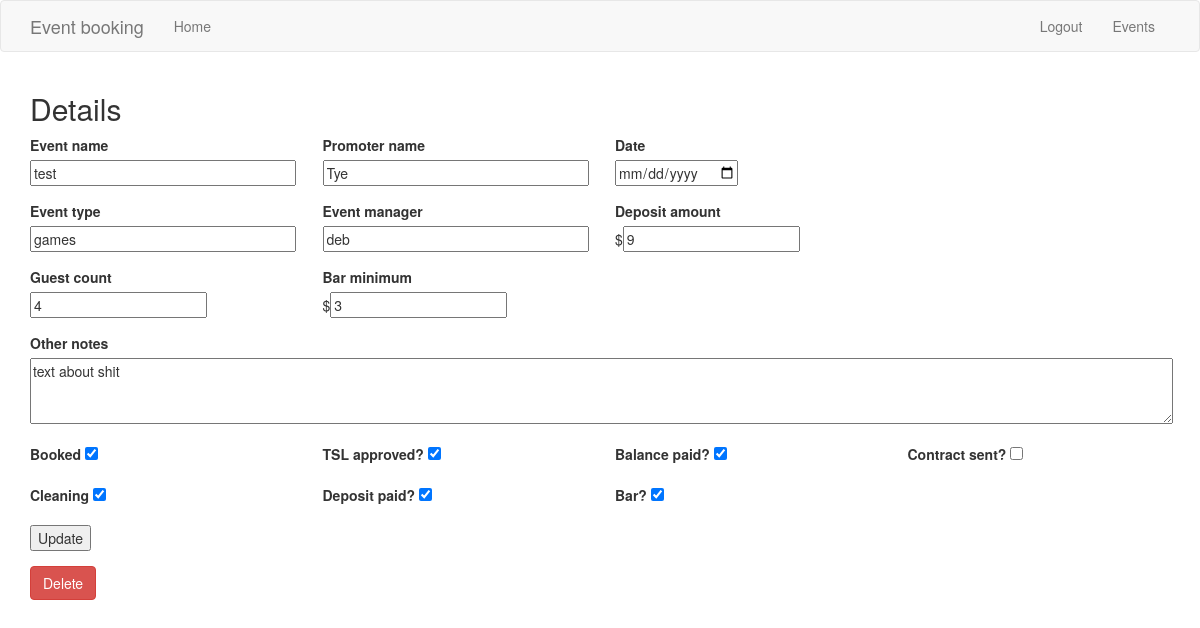
The page /event_details?id=7 (signed in) on the database its author committed.
### app/models.py (models this page shows, shortened)
class Event(db.Model):
        id = db.Column(db.Integer, primary_key=True)
        event_name = db.Column(db.String(120), index=True)
        promoter_name = db.Column(db.String(64), index=True)
        event_date = db.Column(db.DateTime, index=True, default=datetime.utcnow)
        event_type = db.Column(db.String(64), index=True)
        event_manager = db.Column(db.String(64), index=True)
        deposit_amount = db.Column(db.Integer)
        guest_count = db.Column(db.Integer)
        bar_min = db.Column(db.Integer)
        other_notes = db.Column(db.String(64), index=True)
        booked = db.Column(db.Boolean, default=False)
        tsl_approved = db.Column(db.Boolean, default=False)
        balance_paid = db.Column(db.Boolean, default=False)
        contract_sent = db.Column(db.Boolean, default=False)
        cleaning = db.Column(db.Boolean, default=False)
        deposit_paid = db.Column(db.Boolean, default=False)
        bar = db.Column(db.Boolean, default=False)
        update = LinkCol('Update', 'update_event', url_kwargs=dict(id='id'))
        user_id = db.Column(db.Integer, db.ForeignKey('user.id'))

### app/routes.py (the view)
@app.route('/event_details', methods=['GET', 'POST'])
@login_required
def event_details():
    args = request.args
    print(args)
    id = args['id']
    print(id)
    form = EventDetailsForm()
    print("errors: ")
    print(form.errors)
    if form.validate_on_submit():
        print('second')
        event_data = Event.query.get(id)
        event_data.event_name = form.event_name.data
        event_data.promoter_name = form.promoter_name.data
        event_data.event_date = form.event_date.data
        event_data.event_type = form.event_type.data
        event_data.event_manager = form.event_manager.data
        event_data.deposit_amount = form.deposit_amount.data
        event_data.guest_count = form.guest_count.data
        event_data.bar_min = form.bar_min.data
        event_data.other_notes = form.other_notes.data
        event_data.booked = form.booked.data
        event_data.tsl_approved = form.tsl_approved.data
        event_data.balance_paid = form.balance_paid.data
        event_data.contract_sent = form.contract_sent.data
        event_data.cleaning = form.cleaning.data
        event_data.deposit_paid = form.deposit_paid.data
        event_data.bar = form.bar.data
        db.session.commit()
        flash('Your changes have been saved.')
        return redirect(url_for('events'))
    elif request.method == 'GET':
        print('first')
        event_data = Event.query.get(id)
        form.event_name.data = event_data.event_name
        form.promoter_name.data = event_data.promoter_name
        form.event_date.data = event_data.event_date
        form.event_type.data = event_data.event_type
        form.event_manager.data = event_data.event_manager
        form.deposit_amount.data = event_data.deposit_amount
        form.guest_count.data = event_data.guest_count
        form.bar_min.data = event_data.bar_min
        form.other_notes.data = event_data.other_notes
        form.booked.data = event_data.booked
        form.tsl_approved.data = event_data.tsl_approved
        form.balance_paid.data = event_data.balance_paid
        form.contract_sent.data = event_data.contract_sent
        form.cleaning.data = event_data.cleaning
        form.deposit_paid.data = event_data.deposit_paid
        form.bar.data = event_data.bar
        form.id.data = event_data.id
    return render_template('event_details.html', title='Event Details',
                           form=form)

### app/forms.py
class EventDetailsForm(FlaskForm):
    event_name = StringField('Event name', validators=[DataRequired()])
    promoter_name = StringField('Promoter name', validators=[DataRequired()])
    event_date = DateField('Date', format='%m/%d/%Y', validators=[DataRequired()])
    event_type = StringField('Event type', validators=[DataRequired()])
    event_manager = StringField('Event manager', validators=[DataRequired()])
    deposit_amount = IntegerField('Deposit amount', validators=[DataRequired()])
    guest_count = IntegerField('Guest count', validators=[DataRequired()])
    bar_min = IntegerField('Bar minimum', validators=[DataRequired()])
    other_notes = TextAreaField('Other notes', validators=[Length(min=0, max=140)])
    booked = BooleanField('Booked')
    tsl_approved = BooleanField('TSL approved?')
    balance_paid = BooleanField('Balance paid?')
    contract_sent = BooleanField('Contract sent?')
    cleaning = BooleanField('Cleaning')
    deposit_paid = BooleanField('Deposit paid?')
    bar = BooleanField('Bar?')
    submit = SubmitField('Update')
    id = IntegerField('ID')

### app/models.py (called while the page is built)
@login.user_loader
def load_user(id):
    return User.query.get(int(id))

### app/templates/event_details.html (shortened to what this page needs)
{% extends "base.html" %}
{% block app_content %}
<h2>Details</h2>
<form action="" method="post" novalidate>
  <div class="row">
    <div class="form-group col-md-3">
     {{ form.event_name.label }}<br>
     {{ form.event_name(size=32) }}
     </div>
    <div class="form-group col-md-3">
     {{ form.promoter_name.label }}<br>
     {{ form.promoter_name(size=32) }}
     </div>
  <div class="form-group col-md-3">
        {{ form.event_date.label }}<br>
        {{ form.event_date(size=32, id='picker') }}
     </div>
      </div>
  <div class="row">
    <div class="form-group col-md-3">
    {{ form.event_type.label }}<br>
    {{ form.event_type(size=32) }}
   </div>
    <div class="form-group col-md-3">
      {{ form.event_manager.label }}<br>
      {{ form.event_manager(size=32) }}
   </div>
    <div class="form-group col-md-3">
      {{ form.deposit_amount.label }}<br>
      ${{ form.deposit_amount(size=32) }}
   </div>
  </div>
  <div class="row">
   <div class="form-group col-md-3">
    {{ form.guest_count.label }}<br>
    {{ form.guest_count(size=32) }}
  </div>
   <div class="form-group col-md-3">
    {{ form.bar_min.label }}<br>
    ${{ form.bar_min(size=32) }}
  </div>
</div>
<div class="form-group">
  {{ form.other_notes.label }}<br>
  {{ form.other_notes(rows='3',cols='150') }}
</div>
<div class="row">
<div class="form-group col-md-3">
    {{ form.booked.label }}
    {{ form.booked() }}
  </div>
<div class="form-group col-md-3">
    {{ form.tsl_approved.label }}
    {{ form.tsl_approved() }}
   </div>
<div class="form-group col-md-3">
    {{ form.balance_paid.label }}
    {{ form.balance_paid() }}
   </div>
<div class="form-group col-md-3">
    {{ form.contract_sent.label }}
    {{ form.contract_sent() }}
   </div>
   <div class="form-group col-md-3">
     {{ form.cleaning.label }}
     {{ form.cleaning() }}
    </div>
    <div class="form-group col-md-3">
      {{ form.deposit_paid.label }}
      {{ form.deposit_paid() }}
     </div>
     <div class="form-group col-md-3">
       {{ form.bar.label }}
       {{ form.bar() }}
     </div>
</div>
<div class="row">
  <div class="form-group col-md-6">
    {{ form.submit() }}
  </div>
</div>
<td><button type="button" class="btn btn-danger" data-toggle="modal" data-target="#exampleModal">
    Delete
  </button></td>
  </form>
{% endblock %}
{% block scripts %}
<link href="https://cdnjs.cloudflare.com/ajax/libs/jquery-datetimepicker/2.5.20/jquery.datetimepicker.min.css" rel="stylesheet" />
{% endblock %}

### rows shown on the page
Event: event_name "test", promoter_name "Tye", event_type "games", event_manager "deb", deposit_amount "9", guest_count "4", bar_min "3", other_notes "text about shit", booked "☑", tsl_approved "☑", balance_paid "☑", cleaning "☑", deposit_paid "☑", bar "☑"
